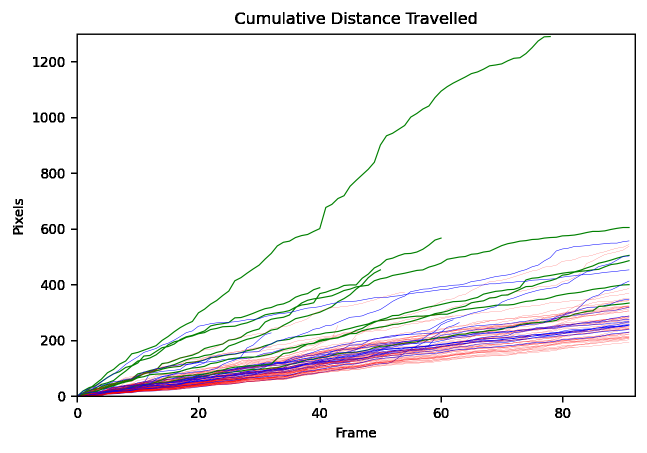
#> input picture distance.png, 1294 x 905 px (shown at 1/2 size)
$ python -i improcessing.py   (imports and definitions only)
#> lines starting #> are read from the running program, lines starting #| are printed output that depends on the picture
import cv2
import numpy as np

def apply_blur(image, kernel_size=5):
    return cv2.GaussianBlur(image, (kernel_size,kernel_size), cv2.BORDER_DEFAULT)

def apply_canny(image, threshold1=100, threshold2=230):
    return cv2.Canny(np.uint8(image), threshold1=threshold1, threshold2=threshold2)

def apply_closure(image, kernel_size=5):
    kernel = np.ones((kernel_size,kernel_size),np.uint8)
    return cv2.morphologyEx(image, cv2.MORPH_CLOSE, kernel)

# preserve_background will restore the background to its original value;
# otherwise we will clip anything darker than the background
def apply_contrast(image, factor=2, peak_offset=0, preserve_background=True):
    peak = cv2.calcHist([image], [0], None, [256], [0,256]).argmax()
    image = np.float64(image) - peak
    if peak_offset:
        image += peak_offset
    image *= factor
    if preserve_background:
        image = image + peak - peak_offset
    return np.uint8(np.clip(image, 0, 255))

def apply_denoise(image, h=3):
    return cv2.fastNlMeansDenoising(image, h=h)

def apply_imfill(image):
    t = image.copy()
    y_dim, x_dim = image.shape
    mask = np.zeros((y_dim+2,x_dim+2), np.uint8)
    t = cv2.floodFill(t, mask, (0,0), 255)[1]
    t = cv2.floodFill(t, mask, (0, y_dim-1), 255)[1]
    t = cv2.floodFill(t, mask, (x_dim-1, 0), 255)[1]
    t = cv2.floodFill(t, mask, (x_dim-1, y_dim-1), 255)[1]
    return image | cv2.bitwise_not(t)

def apply_sharpen(image):
    kernel = np.array([[0, -1,  0],
                       [-1, 5, -1],
                       [0, -1,  0]])
    # ddepth=-1 preserves the source depth
    return cv2.filter2D(src=image, ddepth=-1, kernel=kernel)

def apply_sobel(image, kernel_size=5):
    # ddepth=-1 preserves the source depth
    return cv2.Sobel(src=image, ddepth=-1, dx=1, dy=1, ksize=kernel_size)

# connectivity: 4 to exclude diagonals, 8 to include
def get_num_components(image, connectivity=8):
    return cv2.connectedComponentsWithStats(image, connectivity)[0] - 1

def scale_image(image, max_value=255):
    return np.uint8(np.float64(image) * max_value / image.max())

>>> import cv2
>>> picture = cv2.imread('distance.png', cv2.IMREAD_GRAYSCALE)
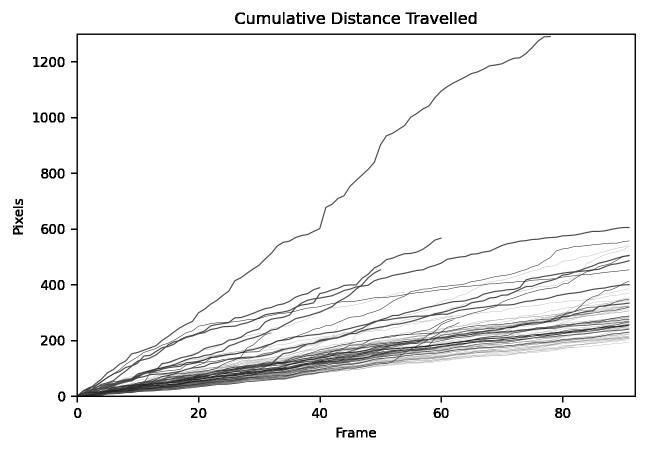
#> picture: shape (905, 1294) (shown at 1/2 size); min 0, max 255, mean 242.3
>>> result = apply_imfill(picture)
#> in apply_imfill, `return image | cv2.bitwise_not(t)`: returned value: shape (905, 1294); every value is 255
